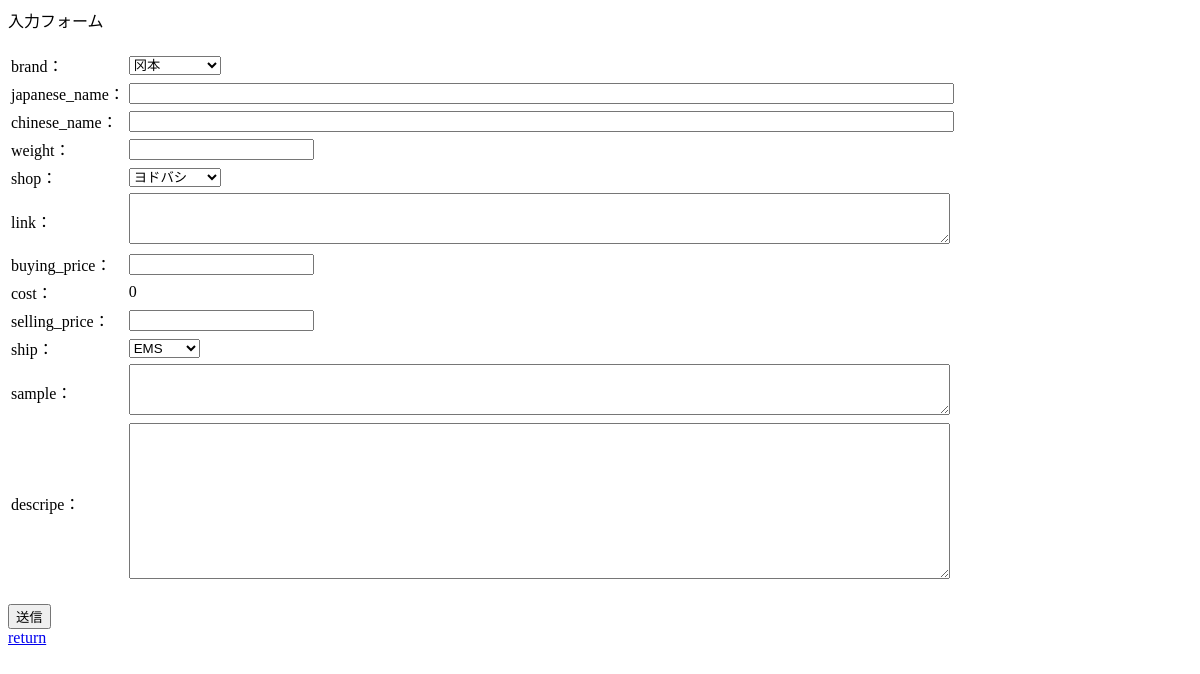
Before: /item/form.php?id=0000000228&action=1 with the older database file.
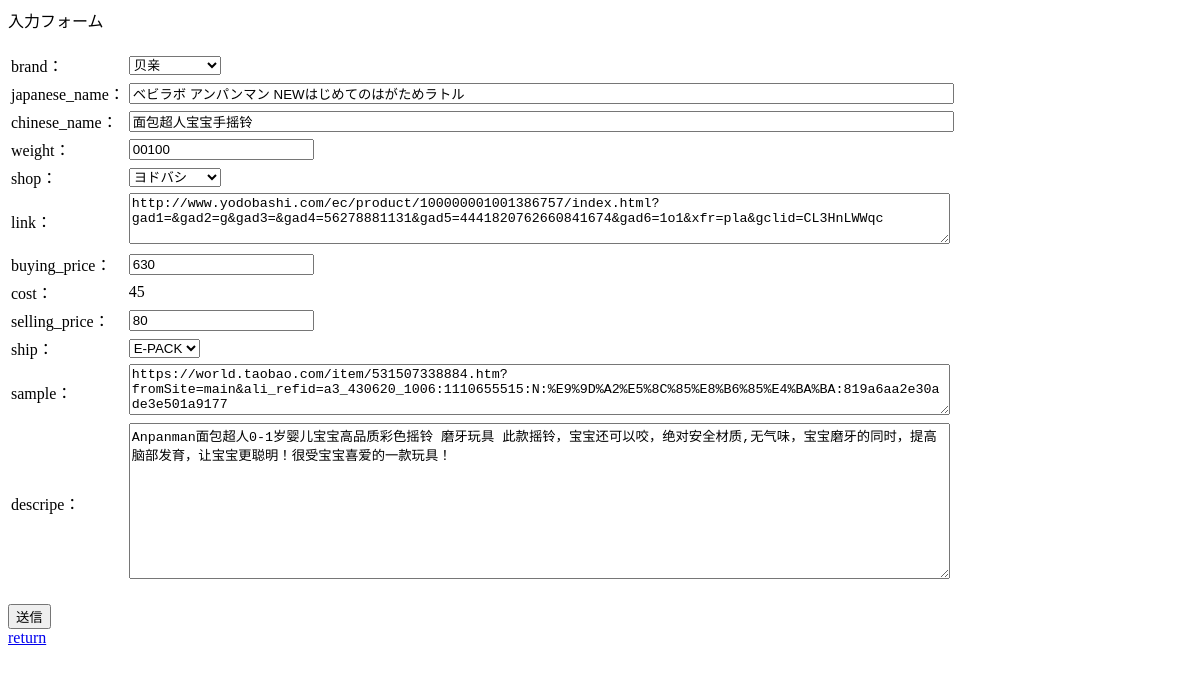
After: the same page with the newer database file.
### tables this page shows
CREATE TABLE `item` (
  `id` int(10) UNSIGNED ZEROFILL NOT NULL,
  `brand` tinyint(3) UNSIGNED ZEROFILL DEFAULT NULL,
  `japanese_name` varchar(50) NOT NULL,
  `chinese_name` varchar(50) NOT NULL,
  `ship` tinyint(4) NOT NULL DEFAULT '2',
  `weight` smallint(5) UNSIGNED ZEROFILL NOT NULL,
  `buying_price` int(11) NOT NULL DEFAULT '0',
  `cost` int(11) DEFAULT '0',
  `selling_price` int(11) NOT NULL DEFAULT '0',
  `shop` tinyint(3) NOT NULL DEFAULT '1',
  `link` varchar(200) DEFAULT NULL,
  `descripe` varchar(160) DEFAULT NULL,
  `sample` varchar(200) DEFAULT NULL,
  `kind` tinyint(3) UNSIGNED ZEROFILL DEFAULT NULL
);

### db_config.php (called while the page is built, shortened)
<?php
$exchange_rate = 0.067;

### item/form.php (the view, shortened to what this page needs)
<?php
require_once(dirname(__FILE__) . "/../db_config.php");
try {
    $id = (int)$_GET['id'];
    $dbh = new PDO('mysql:host=localhost;dbname=mamazon;charset=utf8', $user, $pass);
    $dbh->setAttribute(PDO::ATTR_EMULATE_PREPARES, false);
    $dbh->setAttribute(PDO::ATTR_ERRMODE, PDO::ERRMODE_EXCEPTION);
    $sql = "SELECT * FROM item WHERE id = ?";
    $stmt = $dbh->prepare($sql);
    $stmt->bindValue(1, $id, PDO::PARAM_INT);
    $stmt->execute();
    $item = $stmt->fetch(PDO::FETCH_ASSOC);
    $sql = "SELECT id, chinese_name  FROM brand ORDER BY id DESC ";
    $stmt = $dbh->query($sql);
    $brand = $stmt->fetchAll(PDO::FETCH_ASSOC);
    $sql = "SELECT id, name FROM shop ORDER BY id";
    $stmt = $dbh->query($sql);
    $shop = $stmt->fetchAll(PDO::FETCH_ASSOC);
    $sql = "SELECT id, name FROM ship ORDER BY id";
    $stmt = $dbh->query($sql);
    $ship = $stmt->fetchAll(PDO::FETCH_ASSOC);
} catch (Exception $e) {
    echo "エラー発生: " . htmlspecialchars($e->getMessage(), ENT_QUOTES, 'UTF-8') . "<br>";
    die();
}
?>
<!DOCTYPE html>
<html lang="ja">
<head>
</head>
<body>
入力フォーム<br/><br/>
<form method="post" action="action.php">
    <table>
        <tr>
            <td>
                brand：
            </td>
            <td>
                <select name="brand">
                    <?php
                    foreach ($brand as $row) {
                        if($item['brand'] === $row['id'])
                            echo "<option value=\"" . $row['id'] . "\"selected>" . $row['chinese_name'] . "</option>\n";
                        else
                            echo "<option value=\"" . $row['id'] . "\">" . $row['chinese_name'] . "</option>\n";
                    }
                    ?>
                </select>
            </td>
        </tr>
        <tr>
            <td>
                japanese_name：
            </td>
            <td>
                <input type="text" name="japanese_name" size="100"
                       value="<?php echo htmlspecialchars($item['japanese_name'], ENT_QUOTES, 'UTF-8'); ?>" required>
            </td>
        </tr>
        <tr>
            <td>
                chinese_name：
            </td>
            <td>
                <input type="text" name="chinese_name" size="100"
                       value="<?php echo htmlspecialchars($item['chinese_name'], ENT_QUOTES, 'UTF-8'); ?>" required>
            </td>
        </tr>
        <tr>
            <td>
                weight：
            </td>
            <td>
                <input type="number" name="weight"
                       value="<?php echo htmlspecialchars($item['weight'], ENT_QUOTES, 'UTF-8'); ?>" required>
            </td>
        </tr>
        <tr>
            <td>
                shop：
            </td>
            <td>
                 <select name="shop">
                    <?php
                    foreach ($shop as $row) {
                        if($item['shop'] === $row['id'])
                            echo "<option value=\"" . $row['id'] . "\"selected>" . $row['name'] . "</option>\n";
                        else
                            echo "<option value=\"" . $row['id'] . "\">" . $row['name'] . "</option>\n";
                    }
                    ?>
                </select>
            </td>
        </tr>
        <tr>
            <td>
                link：
            </td>
            <td>
                <textarea name="link" rows="3" cols="100" maxlength="160"><?php echo htmlspecialchars($item['link'], ENT_QUOTES, 'UTF-8'); ?></textarea>
            </td>
        </tr>
        <tr>
            <td>
                buying_price：
            </td>
            <td>
                <input type="number" name="buying_price"
                       value="<?php echo htmlspecialchars($item['buying_price'], ENT_QUOTES, 'UTF-8'); ?>" required>
            </td>
        </tr>
        <tr>
            <td>
                cost：
            </td>
            <td>
                <?php printf('%.0f', htmlspecialchars($item['cost'] * $exchange_rate, ENT_QUOTES, 'UTF-8')); ?>
            </td>
        </tr>
        <tr>
            <td>
                selling_price：
            </td>
            <td>
                <input type="number" name="selling_price"
                       value="<?php echo htmlspecialchars($item['selling_price'], ENT_QUOTES, 'UTF-8'); ?>" required>
            </td>
        </tr>
        <tr>
            <td>
                ship：
            </td>
            <td>
                <select name="ship">
                    <?php
                    foreach ($ship as $row) {
                        if($item['ship'] === $row['id'])
                            echo "<option value=\"" . $row['id'] . "\"selected>" . $row['name'] . "</option>\n";
                        else
                            echo "<option value=\"" . $row['id'] . "\">" . $row['name'] . "</option>\n";
                    }
                    ?>
                </select>
            </td>
        </tr>
        <tr>
            <td>
                sample：
            </td>
            <td>
                <textarea name="sample" rows="3" cols="100" maxlength="160"><?php echo htmlspecialchars($item['sample'], ENT_QUOTES, 'UTF-8'); ?></textarea>
            </td>
        </tr>
        <tr>
            <td>
                descripe：
            </td>
            <td>
                <textarea name="descripe" rows="10" cols="100" maxlength="160"><?php echo htmlspecialchars($item['descripe'], ENT_QUOTES, 'UTF-8'); ?></textarea>
            </td>
        </tr>
    </table>
    <br/>
    <input type="submit" value="送信">
    <br/>
    <a href="index.php">return</a>
</form>
</body>
</html>

Changed rows visible on the page:
added item: japanese_name "ベビラボ アンパンマン NEWはじめてのはがためラトル", chinese_name "面包超人宝宝手摇铃", weight "00100", link "http://www.yodobashi.com/ec/product/100000001001386757/index.html?gad1=&gad2=g&gad3=&gad4=56278881131&gad5=4441820762660841674&gad6=1o1&xfr=pla&gclid=CL3HnLWWqc", buying_price "630", $item['cost']*$exchange_rate "45", selling_price "80", sample "https://world.taobao.com/item/531507338884.htm?fromSite=main&ali_refid=a3_430620_1006:1110655515:N:%E9%9D%A2%E5%8C%85%E8%B6%85%E4%BA%BA:819a6aa2e30ade3e501a9177", descripe "Anpanman面包超人0-1岁婴儿宝宝高品质彩色摇铃 磨牙玩具 此款摇铃，宝宝还可以咬，绝对安全材质,无气味，宝宝磨牙的同时，提高脑部发育，让宝宝更聪明！很受宝宝喜爱的一款玩具！"
Other visible differences:
form field brand: "冈本" → "贝亲"
form field ship: "EMS" → "E-PACK"
$item['cost'] * $exchange_rate: "0" → (not shown)
